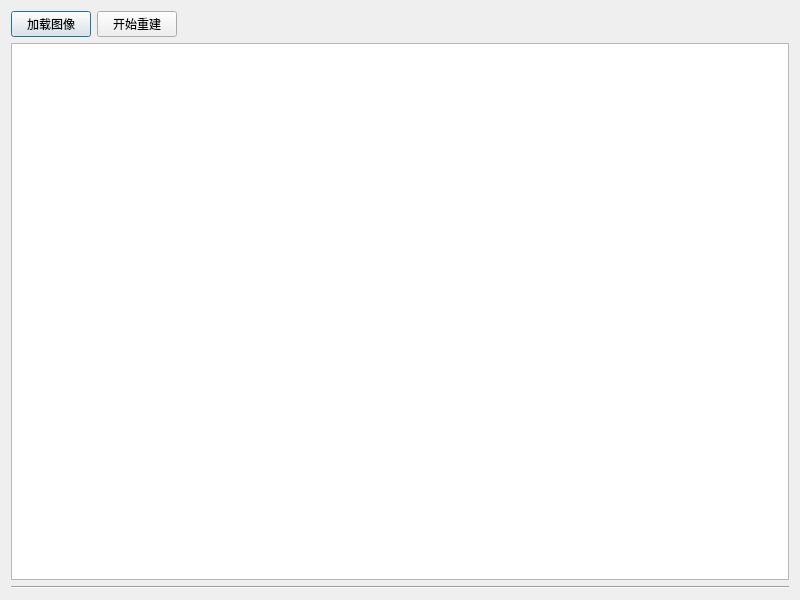
<?xml version="1.0" encoding="UTF-8"?>
<ui version="4.0">
 <class>PointCloudGenDlg</class>
 <widget class="QDialog" name="PointCloudGenDlg">
  <property name="windowModality">
   <enum>Qt::ApplicationModal</enum>
  </property>
  <property name="geometry">
   <rect>
    <x>0</x>
    <y>0</y>
    <width>800</width>
    <height>600</height>
   </rect>
  </property>
  <property name="windowTitle">
   <string>点云生成</string>
  </property>
  <property name="sizeGripEnabled">
   <bool>false</bool>
  </property>
  <property name="modal">
   <bool>false</bool>
  </property>
  <layout class="QVBoxLayout" name="verticalLayout">
   <item>
    <layout class="QHBoxLayout" name="horizontalLayout">
     <item>
      <widget class="QPushButton" name="pushButtonLoadImgs">
       <property name="text">
        <string>加载图像</string>
       </property>
       <property name="icon">
        <iconset resource="../mainwindow.qrc">
         <normaloff>:/CC/images/ccPlus.png</normaloff>:/CC/images/ccPlus.png</iconset>
       </property>
      </widget>
     </item>
     <item>
      <widget class="QPushButton" name="pushButtonStartReconstruction">
       <property name="text">
        <string>开始重建</string>
       </property>
       <property name="icon">
        <iconset resource="../mainwindow.qrc">
         <normaloff>:/CC/images/dbCloudSymbol.png</normaloff>:/CC/images/dbCloudSymbol.png</iconset>
       </property>
      </widget>
     </item>
     <item>
      <spacer name="horizontalSpacer">
       <property name="orientation">
        <enum>Qt::Horizontal</enum>
       </property>
       <property name="sizeHint" stdset="0">
        <size>
         <width>40</width>
         <height>20</height>
        </size>
       </property>
      </spacer>
     </item>
    </layout>
   </item>
   <item>
    <widget class="QListWidget" name="listWidgetImgList">
     <property name="mouseTracking">
      <bool>false</bool>
     </property>
    </widget>
   </item>
   <item>
    <widget class="Line" name="line">
     <property name="orientation">
      <enum>Qt::Horizontal</enum>
     </property>
    </widget>
   </item>
  </layout>
 </widget>
 <resources>
  <include location="../mainwindow.qrc"/>
 </resources>
 <connections/>
</ui>
